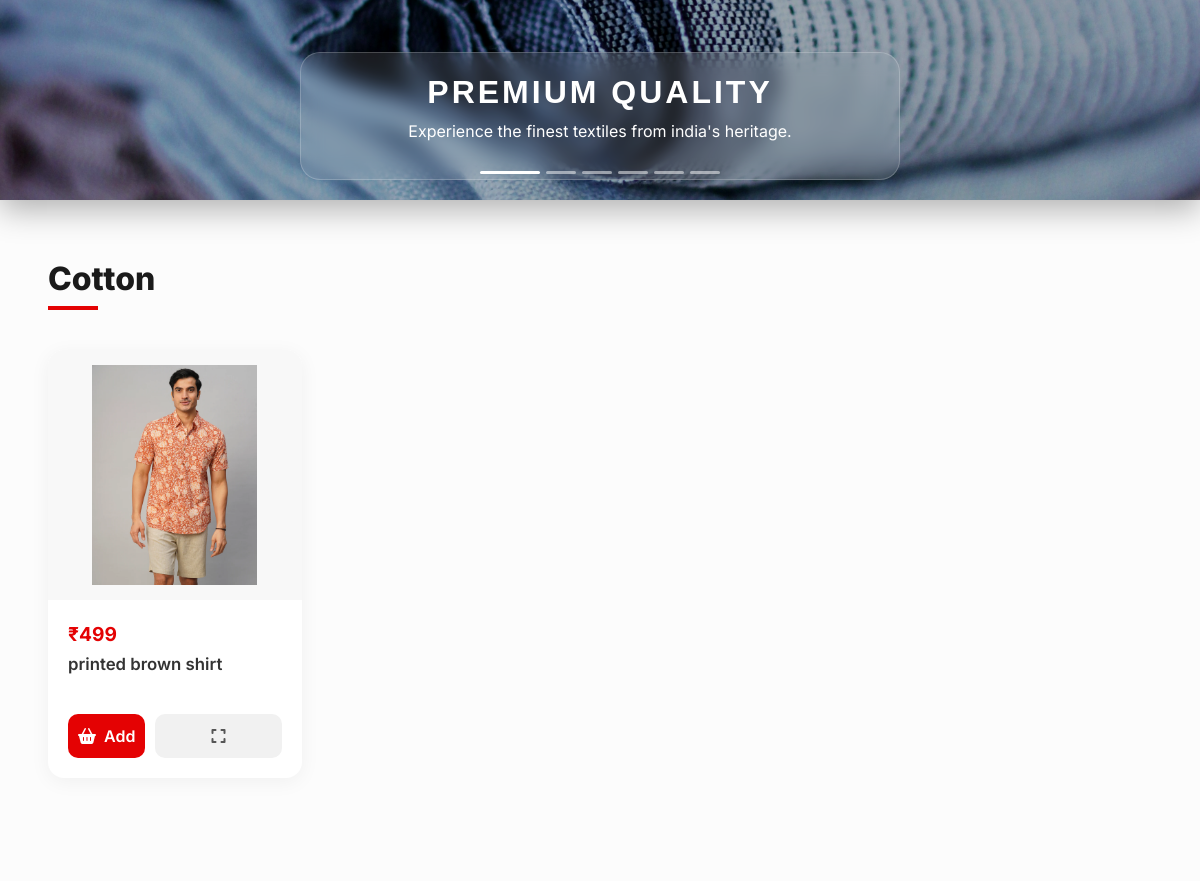
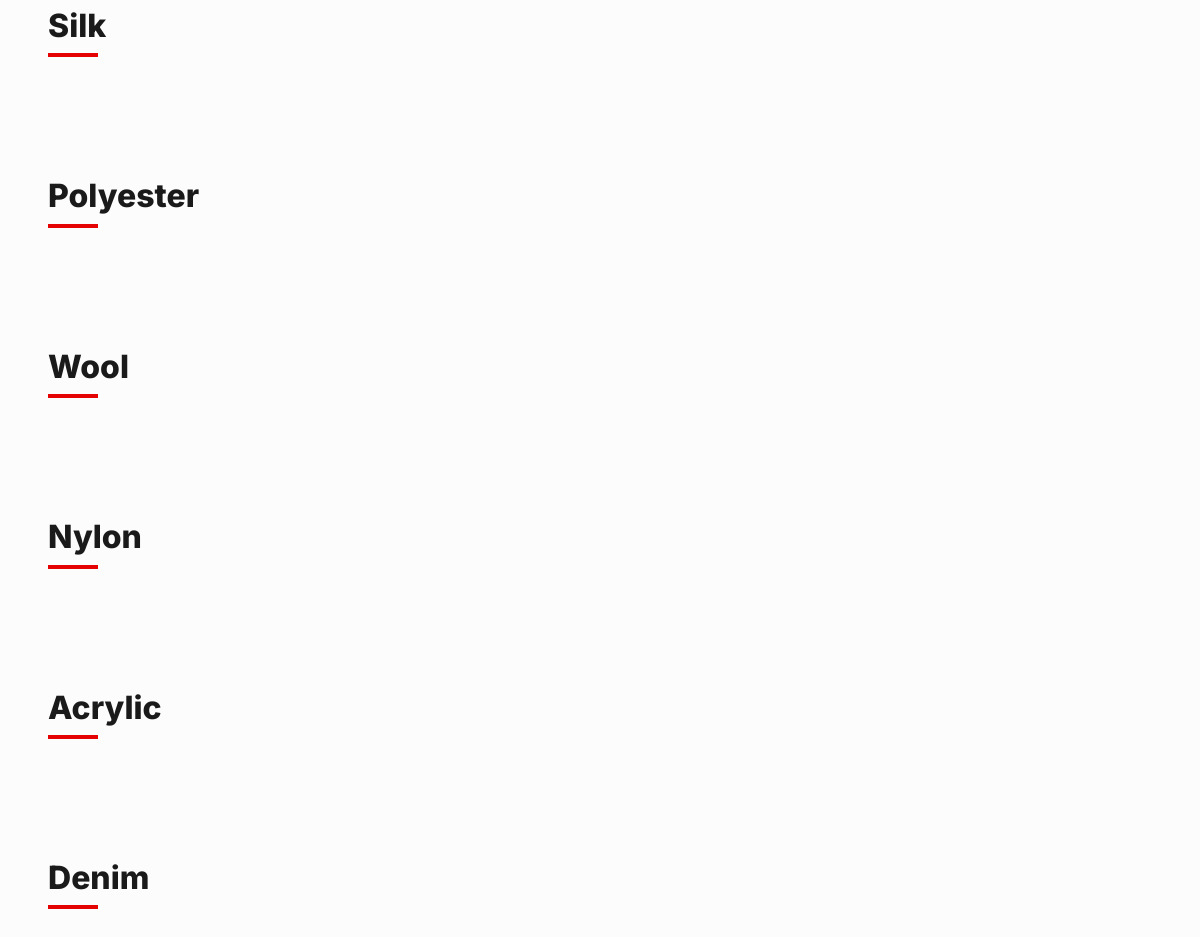
The app's page / (lower part), older data (2 pictures, top to bottom).
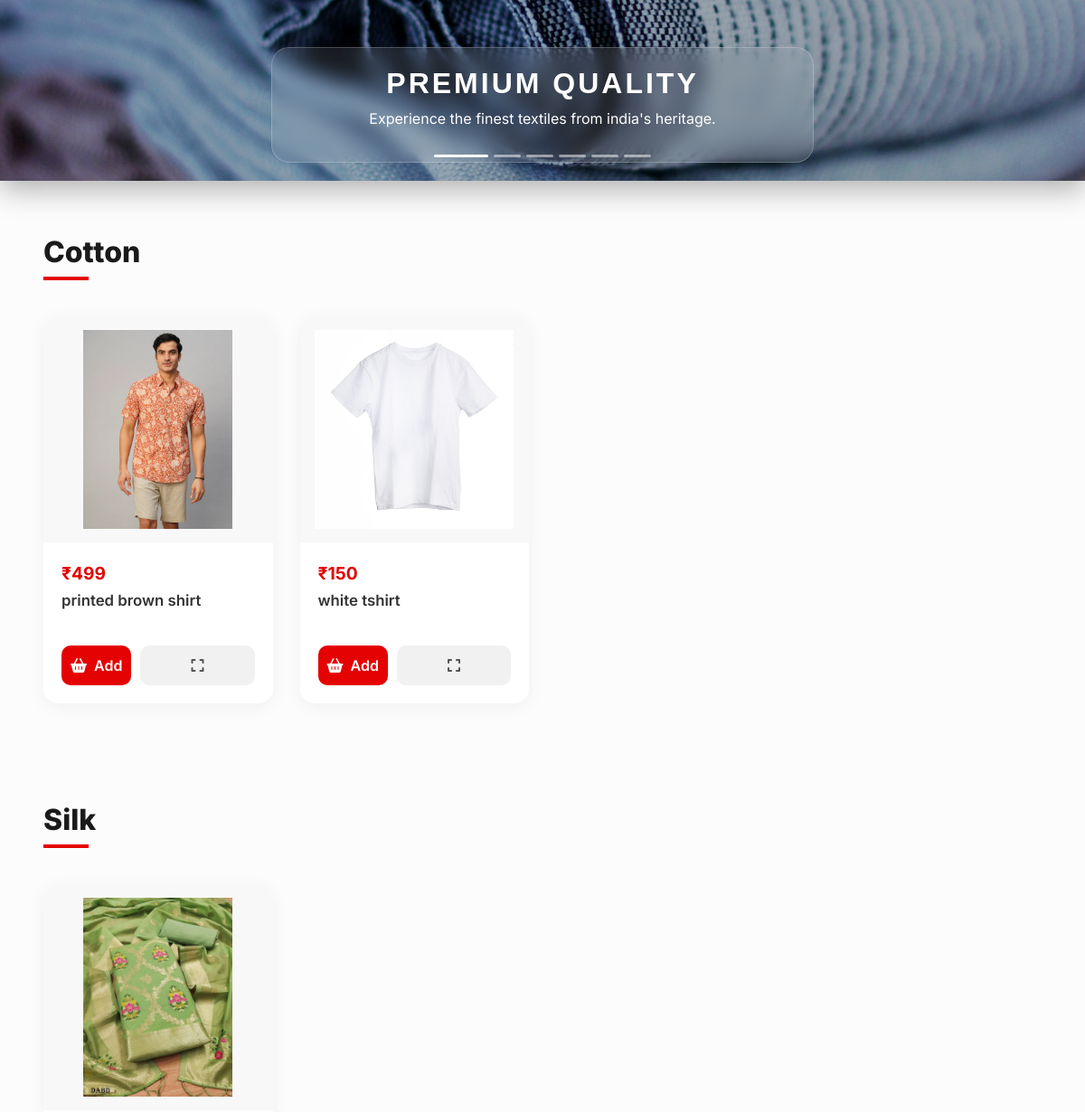
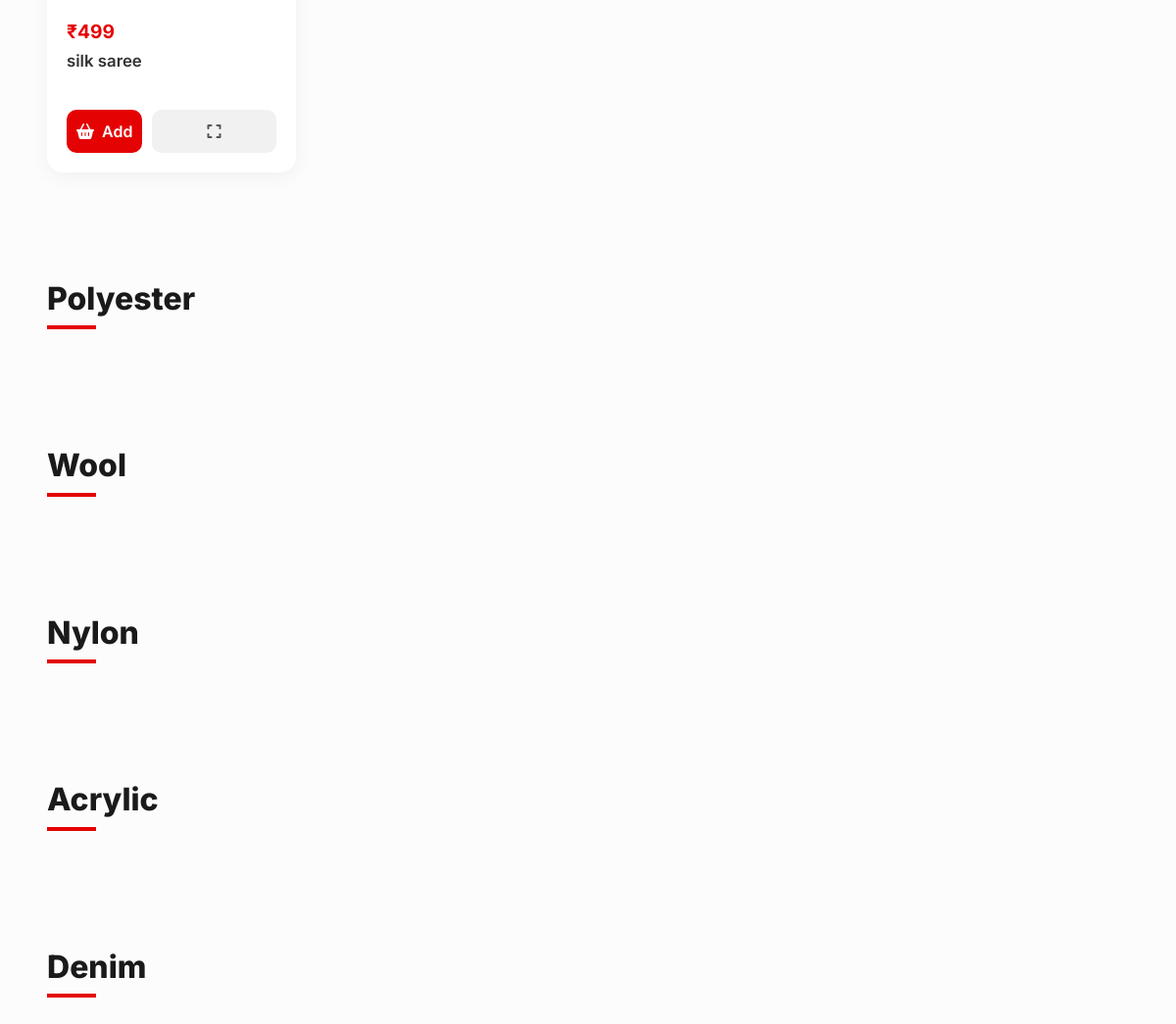
The same page, newer data (2 pictures, top to bottom).
### textiles/models.py (models this page shows, shortened)
class Category(models.Model):
    id = models.AutoField(primary_key=True)
    name = models.CharField(max_length=30, null=True)

class Product(models.Model):
    id = models.AutoField(primary_key=True)
    category = models.ForeignKey(Category, on_delete=models.CASCADE, null=True)
    vendor = models.ForeignKey(Vendor, on_delete=models.CASCADE, null=True)
    image = models.FileField(upload_to='images/', null=True)
    name = models.CharField(max_length=30, null=True)
    price = models.IntegerField(null=True)
    desc = models.TextField(null=True)

### textiles/views.py (the view)
# urls.py: 2. Add a URL to urlpatterns:  path('', Home.as_view(), name='home')
def Home(request):
    cat = ""
    pro = ""
    cat = ""
    num = 0
    num1 = 0
    cat = Category.objects.all()
    pro = Product.objects.all()
    num = []
    num1 = 0
    try:
        user = User.objects.get(id=request.user.id)
        profile = Profile.objects.get(user=user)
        cart = Cart.objects.filter(profile=profile)
        for i in cart:
            num1 += 1
    except:
        pass
    a = 1
    li = []
    for j in pro:
        b = 1
        for i in cat:
            if i.name == j.category.name:
                if not j.category.name in li:
                    li.append(j.category.name)
                    if b == 1:
                        num.append(a)
                        b = 2
        a += 1
    d = {'pro': pro, 'cat': cat,'num':num,'num1':num1}
    return render(request, 'all_product.html', d)

### textiles/templates/all_product.html (shortened to what this page needs)
{% extends 'carousel.html' %}
{% block b %}
{% load static %}
<link rel="stylesheet" href="https://maxcdn.bootstrapcdn.com/bootstrap/4.0.0/css/bootstrap.min.css">
<link rel="stylesheet" href="https://cdnjs.cloudflare.com/ajax/libs/font-awesome/6.0.0/css/all.min.css">
<div class="container-fluid px-lg-5">
    {% for i in cat %}
    <div class="category-container">
        <div class="category-header">
            <h2 class="category-title">{{ i.name }}</h2>
        </div>
        <div class="row">
            {% for j in pro %}
            {% if i.name == j.category.name %}
            <div class="col-xl-3 col-lg-4 col-md-6">
                <div class="card product-card">
                    <div class="img-wrapper">
                        <img class="card-img-top" src="{{ j.image.url }}" alt="{{ j.name }}">
                    </div>
                    <div class="card-body">
                        <div class="product-price">₹{{ j.price }}</div>
                        <h5 class="product-name">{{ j.name }}</h5>
                        <div class="btn-group-custom">
                            <form action="{% url 'add_cart' j.id %}" method="post" class="flex-grow-1">
                                <button type="submit" class="btn-add-cart w-100">
                                    <i class="fas fa-shopping-basket mr-1"></i> Add
                                </button>
                            </form>
                            <button class="btn-quick-view" data-toggle="modal" data-target="#productModal{{ j.id }}">
                                <i class="fas fa-expand"></i>
                            </button>
                        </div>
                    </div>
                </div>
            </div>
            {% endif %}
            {% endfor %}
        </div>
    </div>
    {% endfor %}
</div>
{% endblock %}

Row changes from the older to the newer data that the page shows:
added Product: image (picture), price "150", name "white tshirt", shown under Category "Cotton"
added Product: image (picture), price "499", name "silk saree", shown under Category "Silk"
